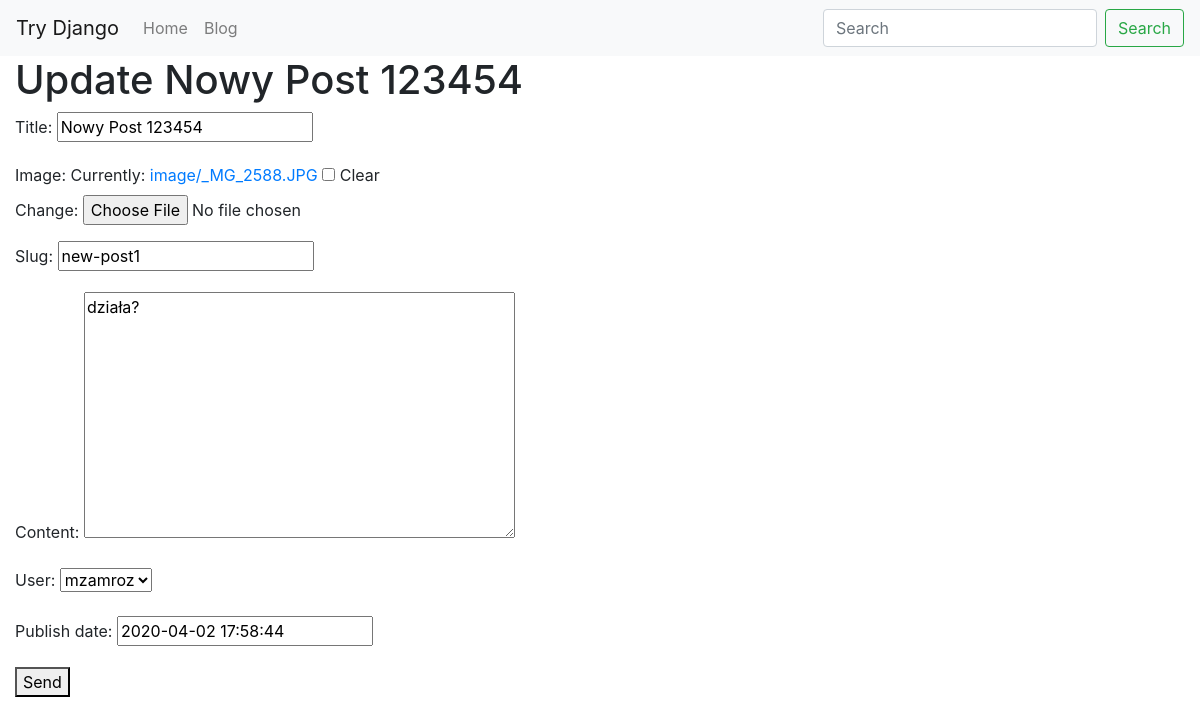
Page /blog/new-post1/edit/ (signed in) on the earlier database version.
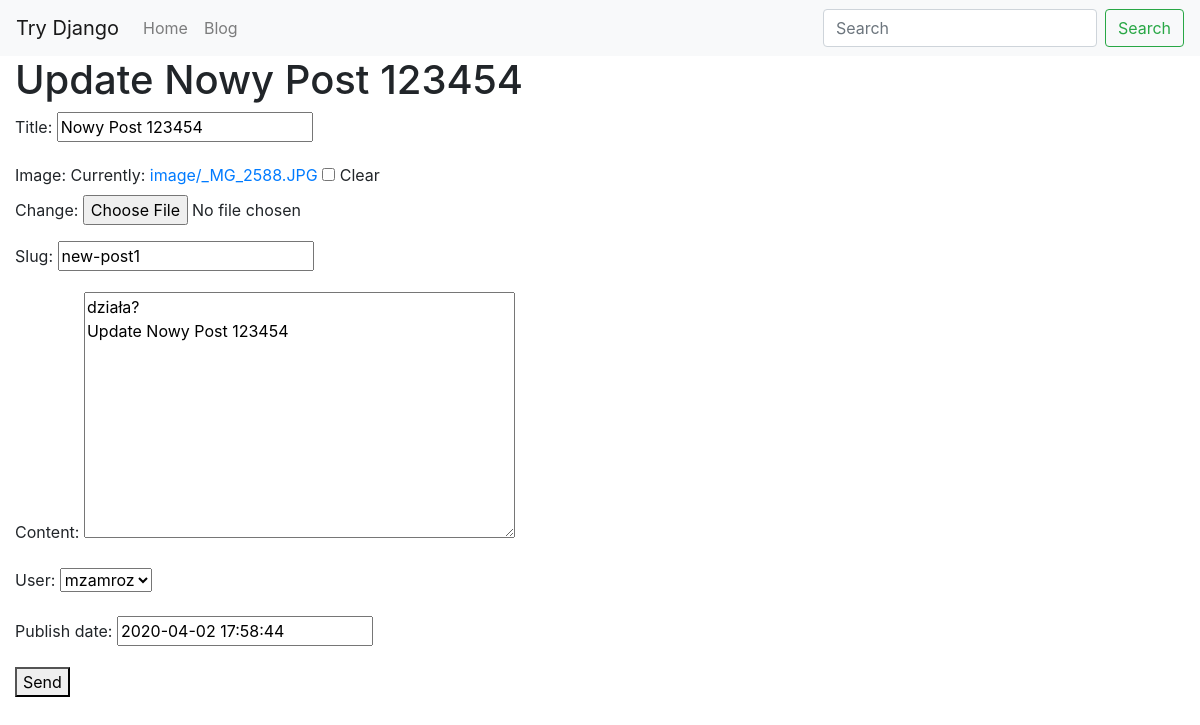
Same page on the later database version.
### blog/models.py (models this page shows, shortened)
class BlogPost(models.Model):  # blogpost_set -> queryset
    user = models.ForeignKey(User, default=1, null=True, on_delete=models.SET_NULL)
    image = models.ImageField(upload_to='image/', blank=True, null=True)
    title = models.CharField(max_length=120)
    slug = models.SlugField(unique=True)  # transf hello world -> hello-world
    content = models.TextField(null=True, blank=True)
    publish_date = models.DateTimeField(auto_now=False, auto_now_add=False, null=True, blank=True)
    timestamp = models.DateTimeField(auto_now_add=True)
    updated = models.DateTimeField(auto_now=True)
    objects = BlogPostManger()
    class Meta:
        ordering = ['-publish_date', '-updated', '-timestamp']

### blog/views.py (the view)
# urls.py: path('<str:slug>/edit/', blog_post_update_view),
@staff_member_required
def blog_post_update_view(request, slug):
    obj = get_object_or_404(BlogPost, slug=slug)
    form = BlogPostModelForm(request.POST or None, request.FILES or None, instance=obj)
    if form.is_valid():
        form.save()
    template_name = 'form.html'
    context = {"title": f"Update {obj.title}", 'form': form, }
    return render(request, template_name, context)

### blog/forms.py (shortened to what this page needs)
class BlogPostModelForm(forms.ModelForm):
    class Meta:
        model = BlogPost
        fields = ['title', 'image', 'slug', 'content', 'user', 'publish_date']

### blog/models.py (called while the page is built)
    def get_queryset(self):
        return BlogPostQuerySet(self.model, using=self._db)

### templates/form.html
{% extends "base.html" %}
{% block content %}
{% if title %}
    <h1>{{ title }}</h1>
{% endif %}
<form method='POST' action='.' enctype='multipart/form-data'> {% csrf_token %}
    {{ form.as_p }}
    <button type='submit'>Send</button>
</form>
{% endblock %}

### templates/base.html (shortened to what this page needs)
<!doctype html>
<html lang="en">
  <head>
    <link rel="stylesheet" href="https://stackpath.bootstrapcdn.com/bootstrap/4.1.3/css/bootstrap.min.css"
>
  </head>
  <body>
    {% include 'navbar.html' %}
    <div class = 'container-fluid'>
      {% block content%}
      {% endblock%}
    </div>
  </body>
</html>

### templates/navbar.html (shortened to what this page needs)
<nav class="navbar navbar-expand-lg navbar-light bg-light">
  <a class="navbar-brand" href="/">Try Django</a>
  <div class="collapse navbar-collapse" id="navbarSupportedContent">
    <ul class="navbar-nav mr-auto">
      <li class="nav-item ">
        <a class="nav-link" href="/">Home</a>
      </li>
      <li class="nav-item">
        <a class="nav-link" href="/blog">Blog</a>
      </li>
    </ul>
    <form class="form-inline my-2 my-lg-0" action='/search/'>
      <input class="form-control mr-sm-2" type="search" name='q' placeholder="Search" aria-label="Search">
      <button class="btn btn-outline-success my-2 my-sm-0" type="submit">Search</button>
    </form>
  </div>
</nav>

Differences in the rows shown:
changed BlogPost "Nowy Post 123454": content "działa?" → "działa? Update Nowy Post 123454"
